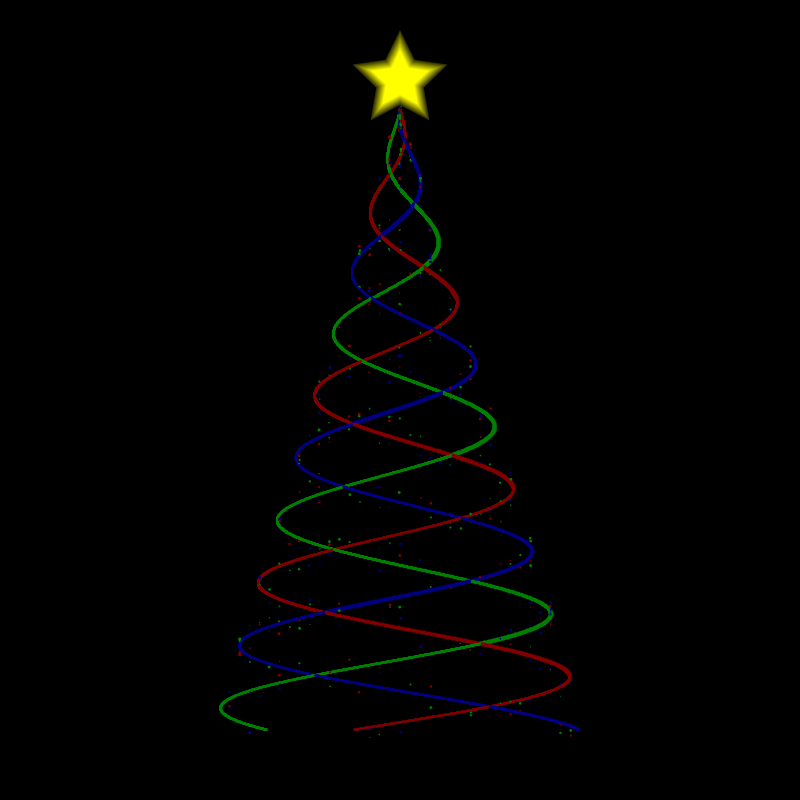
Frame 1 (no input)
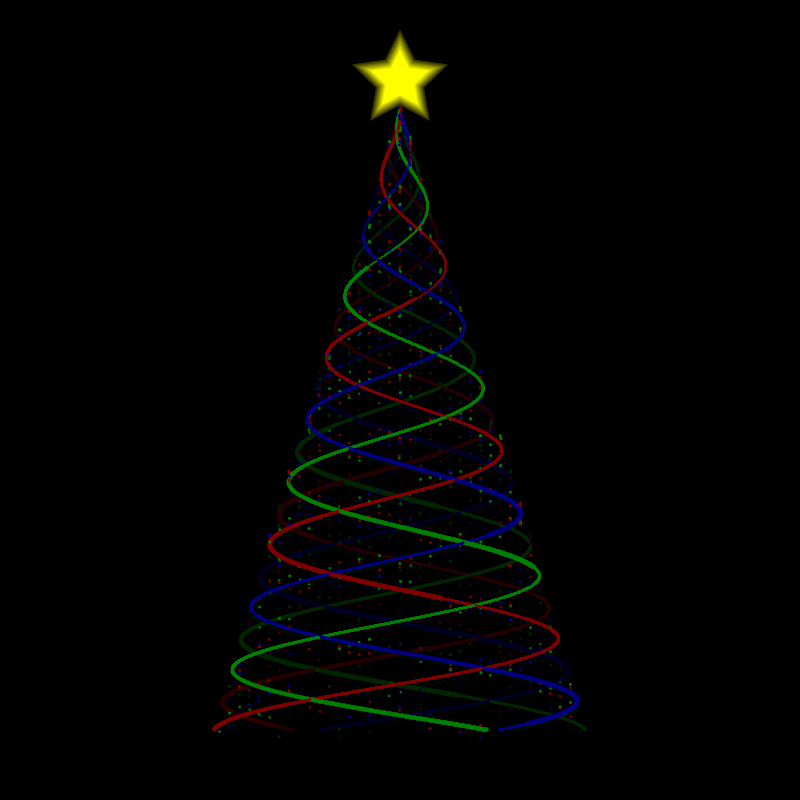
Frame 60 (the mouse pressed at the canvas centre just before this capture)
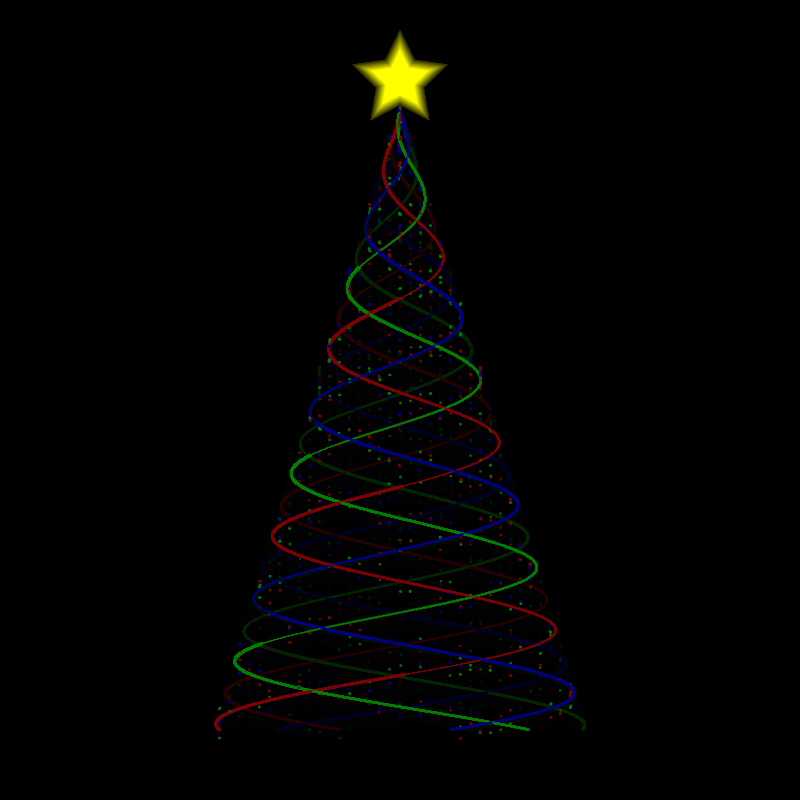
Frame 120 (the mouse held since frame 60 and released just before this capture)

The Processing sketch that drew these frames (run headless with seeded random() and noise(); from frame 60 on, the mouse is pressed at the canvas centre):

// Processing sketch: Christmas_Tree
// ── Christmas_Tree.pde
PVector anterior, cor;
Laco[] laco;
int cont, contador = 0;

void setup()
{
  size(800, 800);
  background(0);
  
  laco = new Laco[3];
  
  
}

void draw()
{
  
  fill(0, 0, 0, 30);
  rect(0, 0, width, height);
  //background(0);
  
  laco[0] = new Laco(0, new PVector(128, 0, 0));
  laco[1] = new Laco(1, new PVector(0, 128, 0));
  laco[2] = new Laco(2, new PVector(0, 0, 128));
  
  translate(width/2, 80);
  cont=0;
  
  for(int i=0; i<3; i++)
  {
    laco[i].mudarPosicao(-contador/10);
  }
  
  while(cont<5000)
  {
    for(int i=0; i<3; i++)
    {
      laco[i].update();
      laco[i].draw();
    }
       
    cont++;
  }
  cont = 0;
  
  rotate(-PI/10);
  //rotate(contador*PI/100);
  
  for(int i=0; i<25; i++)
  {
    DrawStar(5, 50-i*2, map(i, 0, 10, 50, 255));
  }
  
  contador++;
  
  //delay(100);
}

PVector DrawLine(float weight, PVector anterior, PVector atual, PVector cor)
{
  stroke(cor.x, cor.y, cor.z);
  strokeWeight(abs(weight));
  line(anterior.x, anterior.y, atual.x, atual.y);
  return atual;
}

void DrawStar(int pontas, int size, float cor)
{
  noStroke();
  fill(cor, cor, 0);
  beginShape();
  for(float i=0; i<TWO_PI; i+=TWO_PI/pontas/2)
  {
    float vert = map((TWO_PI/pontas) - i%(TWO_PI/pontas), 0, TWO_PI/pontas, 0, size);
    vertex(vert*cos(i), vert*sin(i));
  }
  endShape(CLOSE);

}
// ── Laco.pde
class Laco
{
  int tipo;
  float index = 0, weight, angulo = 0;
  PVector anterior, anterior2, anterior3, cor, posicao;
  
  Laco(int tipo, PVector cor)
  {
    this.anterior = new PVector(0, 30);
    this.anterior2 = new PVector(0, 30);
    this.anterior3 = new PVector(0, 30);
    this.cor = cor;
    this.tipo = tipo;
    this.weight = max(map(PI + (2*tipo*PI/6 + index/3)%TWO_PI, PI, TWO_PI, 2, 3), map(PI + (2*tipo*PI/6 + index/3)%TWO_PI, PI, TWO_PI, 3, 2));
    
  }
  
  void mudarPosicao(float angulo)
  {
    this.angulo = angulo;
  }
  
  void update()
  {
    index += 0.05;
    this.posicao = new PVector(3*index*cos(this.angulo + 4*tipo*PI/6 + index/3), 30+index*10);
  }
  
  void draw()
  {
    if(this.posicao.y < 650)
    {
      this.weight = max(map(PI + (2*this.angulo + 2*tipo*PI/6 + index/3)%TWO_PI, PI, TWO_PI, 2, 3), map(PI + (2*tipo*PI/6 + index/3)%TWO_PI, PI, TWO_PI, 3, 2));
      this.anterior = DrawLine(this.weight, this.anterior, this.posicao, this.cor);
      //this.anterior2 = DrawLine(1, this.anterior2, new PVector(this.posicao.x, this.posicao.y+10*sin(index*2)), new PVector(cor.y/2, cor.z/2, cor.x/2));
      //this.anterior3 = DrawLine(1, this.anterior3, new PVector(this.posicao.x, this.posicao.y-10*sin(PI/2+index*2)), new PVector(cor.z/2, cor.x/2, cor.y/2));
      
      if(abs(this.posicao.x)%10 < 1)
      {
        float raio;
        
        noStroke();
        fill(cor.y, cor.z, cor.x);
        raio = random(-3,3);
        ellipse(this.posicao.x, this.posicao.y+10*sin(index*3), raio, raio);
        
        noStroke();
        fill(cor.z, cor.x, cor.y);
        raio = random(-3,3);
        ellipse(this.posicao.x, this.posicao.y-10*sin(PI/2+index*3), raio, raio);
      }
      
      /*if(random(1)<0.002)
      {
        stroke(cor.y*2, cor.z*2, cor.x*2);
        fill(cor.y*2, cor.z*2, cor.x*2);
        ellipse(this.posicao.x, this.posicao.y+20, 10, 10);
      }*/
      
    }
  }
}
